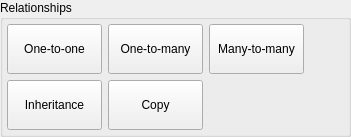
       <widget class="QGroupBox" name="rels_grp">
        <property name="title">
         <string>Relationships</string>
        </property>
        <layout class="QGridLayout" name="gridLayout_6">
         <property name="leftMargin">
          <number>4</number>
         </property>
         <property name="topMargin">
          <number>4</number>
         </property>
         <property name="rightMargin">
          <number>4</number>
         </property>
         <property name="bottomMargin">
          <number>4</number>
         </property>
         <item row="0" column="0">
          <widget class="QWidget" name="rel_btns_wgt" native="true">
           <property name="sizePolicy">
            <sizepolicy hsizetype="Preferred" vsizetype="Fixed">
             <horstretch>0</horstretch>
             <verstretch>0</verstretch>
            </sizepolicy>
           </property>
           <layout class="QGridLayout" name="gridLayout_5">
            <property name="leftMargin">
             <number>0</number>
            </property>
            <property name="topMargin">
             <number>0</number>
            </property>
            <property name="rightMargin">
             <number>0</number>
            </property>
            <property name="bottomMargin">
             <number>0</number>
            </property>
            <property name="spacing">
             <number>6</number>
            </property>
            <item row="0" column="2">
             <widget class="QToolButton" name="relnn_tb">
              <property name="sizePolicy">
               <sizepolicy hsizetype="Preferred" vsizetype="Fixed">
                <horstretch>0</horstretch>
                <verstretch>0</verstretch>
               </sizepolicy>
              </property>
              <property name="minimumSize">
               <size>
                <width>95</width>
                <height>50</height>
               </size>
              </property>
              <property name="font">
               <font>
                <weight>50</weight>
                <bold>false</bold>
               </font>
              </property>
              <property name="focusPolicy">
               <enum>Qt::NoFocus</enum>
              </property>
              <property name="text">
               <string>Many-to-many</string>
              </property>
              <property name="icon">
               <iconset resource="../res/resources.qrc">
                <normaloff>:/icones/icones/relationshipnn.png</normaloff>:/icones/icones/relationshipnn.png</iconset>
              </property>
              <property name="iconSize">
               <size>
                <width>32</width>
                <height>32</height>
               </size>
              </property>
              <property name="popupMode">
               <enum>QToolButton::InstantPopup</enum>
              </property>
              <property name="toolButtonStyle">
               <enum>Qt::ToolButtonTextUnderIcon</enum>
              </property>
             </widget>
            </item>
            <item row="0" column="1">
             <widget class="QToolButton" name="rel1n_tb">
              <property name="sizePolicy">
               <sizepolicy hsizetype="Preferred" vsizetype="Fixed">
                <horstretch>0</horstretch>
                <verstretch>0</verstretch>
               </sizepolicy>
              </property>
              <property name="minimumSize">
               <size>
                <width>95</width>
                <height>50</height>
               </size>
              </property>
              <property name="font">
               <font>
                <weight>50</weight>
                <bold>false</bold>
               </font>
              </property>
              <property name="focusPolicy">
               <enum>Qt::NoFocus</enum>
              </property>
              <property name="text">
               <string>One-to-many</string>
              </property>
              <property name="icon">
               <iconset resource="../res/resources.qrc">
                <normaloff>:/icones/icones/relationship1n.png</normaloff>:/icones/icones/relationship1n.png</iconset>
              </property>
              <property name="iconSize">
               <size>
                <width>32</width>
                <height>32</height>
               </size>
              </property>
              <property name="popupMode">
               <enum>QToolButton::InstantPopup</enum>
              </property>
              <property name="toolButtonStyle">
               <enum>Qt::ToolButtonTextUnderIcon</enum>
              </property>
             </widget>
            </item>
            <item row="0" column="0">
             <widget class="QToolButton" name="rel11_tb">
              <property name="sizePolicy">
               <sizepolicy hsizetype="Preferred" vsizetype="Fixed">
                <horstretch>0</horstretch>
                <verstretch>0</verstretch>
               </sizepolicy>
              </property>
              <property name="minimumSize">
               <size>
                <width>95</width>
                <height>50</height>
               </size>
              </property>
              <property name="font">
               <font>
                <weight>50</weight>
                <bold>false</bold>
               </font>
              </property>
              <property name="focusPolicy">
               <enum>Qt::NoFocus</enum>
              </property>
              <property name="text">
               <string>One-to-one</string>
              </property>
              <property name="icon">
               <iconset resource="../res/resources.qrc">
                <normaloff>:/icones/icones/relationship11.png</normaloff>:/icones/icones/relationship11.png</iconset>
              </property>
              <property name="iconSize">
               <size>
                <width>32</width>
                <height>32</height>
               </size>
              </property>
              <property name="popupMode">
               <enum>QToolButton::InstantPopup</enum>
              </property>
              <property name="toolButtonStyle">
               <enum>Qt::ToolButtonTextUnderIcon</enum>
              </property>
             </widget>
            </item>
            <item row="1" column="0">
             <widget class="QToolButton" name="relgen_tb">
              <property name="sizePolicy">
               <sizepolicy hsizetype="Preferred" vsizetype="Fixed">
                <horstretch>0</horstretch>
                <verstretch>0</verstretch>
               </sizepolicy>
              </property>
              <property name="minimumSize">
               <size>
                <width>95</width>
                <height>50</height>
               </size>
              </property>
              <property name="font">
               <font>
                <weight>50</weight>
                <bold>false</bold>
               </font>
              </property>
              <property name="focusPolicy">
               <enum>Qt::NoFocus</enum>
              </property>
              <property name="text">
               <string>Inheritance</string>
              </property>
              <property name="icon">
               <iconset resource="../res/resources.qrc">
                <normaloff>:/icones/icones/relationshipgen.png</normaloff>:/icones/icones/relationshipgen.png</iconset>
              </property>
              <property name="iconSize">
               <size>
                <width>32</width>
                <height>32</height>
               </size>
              </property>
              <property name="popupMode">
               <enum>QToolButton::InstantPopup</enum>
              </property>
              <property name="toolButtonStyle">
               <enum>Qt::ToolButtonTextUnderIcon</enum>
              </property>
             </widget>
            </item>
            <item row="1" column="1">
             <widget class="QToolButton" name="reldep_tb">
              <property name="sizePolicy">
               <sizepolicy hsizetype="Preferred" vsizetype="Fixed">
                <horstretch>0</horstretch>
                <verstretch>0</verstretch>
               </sizepolicy>
              </property>
              <property name="minimumSize">
               <size>
                <width>95</width>
                <height>50</height>
               </size>
              </property>
              <property name="font">
               <font>
                <weight>50</weight>
                <bold>false</bold>
               </font>
              </property>
              <property name="focusPolicy">
               <enum>Qt::NoFocus</enum>
              </property>
              <property name="text">
               <string>Copy</string>
              </property>
              <property name="icon">
               <iconset resource="../res/resources.qrc">
                <normaloff>:/icones/icones/relationshipdep.png</normaloff>:/icones/icones/relationshipdep.png</iconset>
              </property>
              <property name="iconSize">
               <size>
                <width>32</width>
                <height>32</height>
               </size>
              </property>
              <property name="popupMode">
               <enum>QToolButton::InstantPopup</enum>
              </property>
              <property name="toolButtonStyle">
               <enum>Qt::ToolButtonTextUnderIcon</enum>
              </property>
             </widget>
            </item>
           </layout>
          </widget>
         </item>
         <item row="0" column="1">
          <spacer name="horizontalSpacer">
           <property name="orientation">
            <enum>Qt::Horizontal</enum>
           </property>
           <property name="sizeHint" stdset="0">
            <size>
             <width>40</width>
             <height>20</height>
            </size>
           </property>
          </spacer>
         </item>
        </layout>
       </widget>
